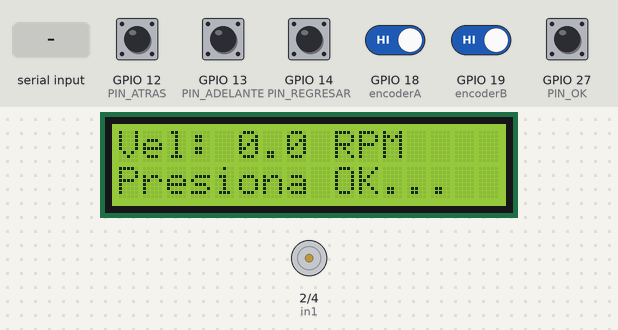
Bench run of a sketch on a simulated ESP32. Shown: 16×2 character LCD, motor-driver pin pairs drawn as motors (green arrow = first pin HIGH = forward, orange = second pin HIGH = backward, longer = more drive). The inputs (shaded band) are chosen by the test bench; at power-on: GPIO 12 (PIN_ATRAS), GPIO 13 (PIN_ADELANTE), GPIO 14 (PIN_REGRESAR), GPIO 18 (encoderA), GPIO 19 (encoderB), GPIO 27 (PIN_OK) HIGH. WiFi joins after 1.5 s; servers stay silent unless stated; the Firebase database answers and starts empty; what the sketch prints to the serial monitor is not drawn.

Above: at 3.2 s.
3.3 s: GPIO 27 (PIN_OK) pulled LOW for 1 s
At 5.2 s:
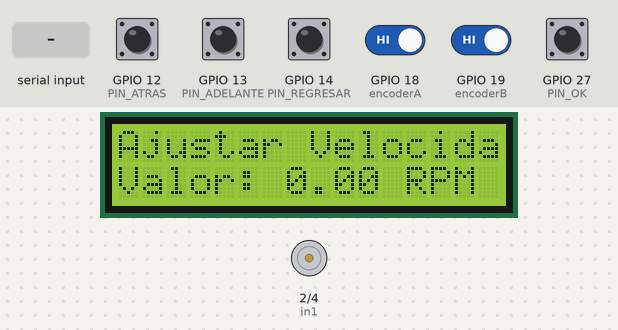
5.8 s: "90,45,200\n" received over Serial
At 7.3 s:
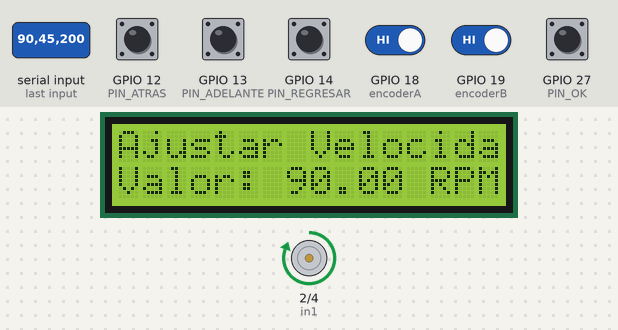
7.6 s: GPIO 14 (PIN_REGRESAR) pulled LOW for 0.25 s
At 9.4 s:
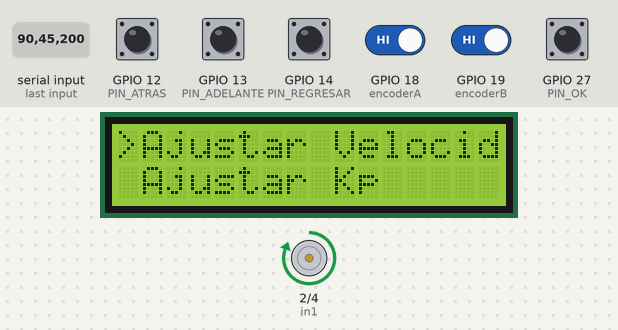
9.7 s: GPIO 12 (PIN_ATRAS) pulled LOW for 1 s
At 11.9 s:
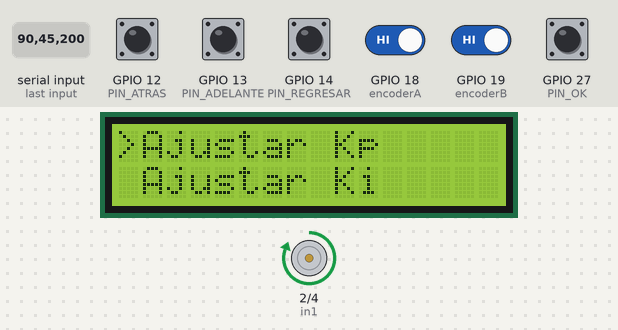
12.2 s: GPIO 27 (PIN_OK) pulled LOW for 0.25 s
At 13.3 s:
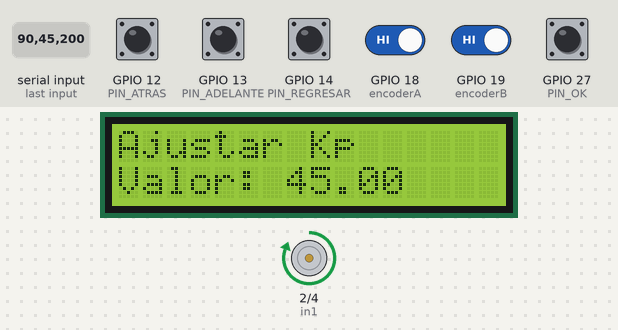
14.0 s: GPIO 13 (PIN_ADELANTE) pulled LOW for 1 s
At 16.1 s:
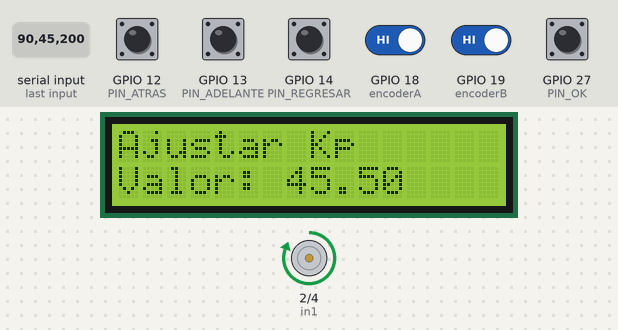
Timing chart, 0 to 17.5 s (numbered marks = the images above; inputs shaded):
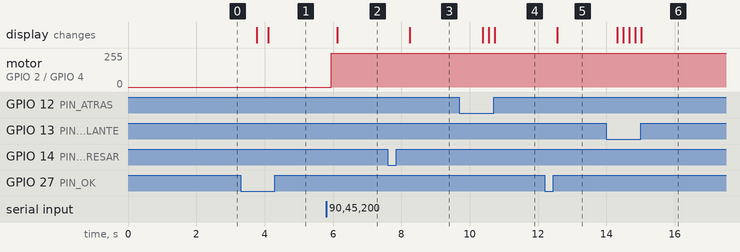

The sketch:

final_brian_pro_firebase.ino
```cpp
#include <Wire.h>
#include <LiquidCrystal_I2C.h>
#include <WiFi.h>
#include <FirebaseESP32.h>

LiquidCrystal_I2C lcd(0x27, 16, 2);

// Pines de botones (conectados a GND, usan INPUT_PULLUP)
const int PIN_ADELANTE = 13;
const int PIN_ATRAS = 12;
const int PIN_REGRESAR = 14;
const int PIN_OK = 27;

// Pines del encoder y motor
const int encoderA = 18;
const int encoderB = 19;
const int in1 = 2;
const int in2 = 4;

const int pwmFreq = 5000;
const int pwmResolution = 8;

volatile int Np = 0; // Pulsos del encoder
int lastNp = 0;
float th = 0;
float w = 0;
const float R = 1.0 / 732; // Revoluciones/pulso

unsigned long lastTime = 0;

// Parámetros del controlador PI
float kp = 0.5, ki = 0.15;
float e = 0, inte = 0;
float PWM = 0;
float w_des = 0;  // En rev/s
float w_de = 0;  // En rev/m

String consigna;
// HMI
enum Estado {
  MENU_INICIO,
  MENU_PRINCIPAL,
  AJUSTAR_VEL,
  AJUSTAR_KP,
  AJUSTAR_KI,
  VER_VEL              // NUEVO ESTADO
};

Estado estado = MENU_INICIO;
int opcionActual = 0;

const int NUM_OPCIONES = 4;
String opciones[NUM_OPCIONES] = {
  "Ajustar Velocidad",
  "Ajustar Kp",
  "Ajustar Ki",
  "Ver velocidad"
};

///// BASE DE DATOS

#define WIFI_SSID "iPhone de Jimena"
#define WIFI_PASSWORD "HolaBola"
#define FIREBASE_AUTH "AIzaSyCEY1RBR5RWlt9i9w4F74V6nV-DjMblwFU"
#define FIREBASE_HOST "https://final-iva-default-rtdb.firebaseio.com"

FirebaseData fbdo;
FirebaseAuth auth;
FirebaseConfig config;

bool firebaseReady = false;

// === Firebase ===
void actualizarFirebase() {
  if (!firebaseReady) {
    Serial.println("Firebase no está listo para escribir.");
    return;
  }

  if (Firebase.setFloat(fbdo, "/jets/RPM", w_des*60)) {
    Serial.print("RPM guardado: "); Serial.println(w_des*60);
  } else {
    Serial.print("Error al guardar RPM: "); Serial.println(fbdo.errorReason());
  }

  if (Firebase.setFloat(fbdo, "/jets/KP", kp)) {
    Serial.print("KP guardado: "); Serial.println(kp);
  } else {
    Serial.print("Error al guardar KP: "); Serial.println(fbdo.errorReason());
  }

  if (Firebase.setFloat(fbdo, "/jets/KI", ki)) {
    Serial.print("KI guardado: "); Serial.println(ki);
  } else {
    Serial.print("Error al guardar KI: "); Serial.println(fbdo.errorReason());
  }
}

void leerFirebase() {
  if (!firebaseReady) {
    Serial.println("Firebase no está listo para leer.");
    return;
  }

  if (Firebase.getFloat(fbdo, "/jets/RPM")) {
    w_des = fbdo.floatData()/60;
    Serial.print("RPM leído: "); Serial.println(w_des*60);
  } else {
    Serial.print("Error al leer RPM: "); Serial.println(fbdo.errorReason());
  }

  if (Firebase.getFloat(fbdo, "/jets/KP")) {
    kp = fbdo.floatData();
    Serial.print("KP leído: "); Serial.println(kp);
  } else {
    Serial.print("Error al leer KP: "); Serial.println(fbdo.errorReason());
  }

  if (Firebase.getFloat(fbdo, "/jets/KI")) {
    ki = fbdo.floatData();
    Serial.print("KI leído: "); Serial.println(ki);
  } else {
    Serial.print("Error al leer KI: "); Serial.println(fbdo.errorReason());
  }
}


// ===================== FUNCIONES LCD ===========================
void mostrarInicio() {
  lcd.clear();
  lcd.setCursor(0, 0);
  lcd.print("Vel: ");
  lcd.print(w_des * 60, 1);  // Mostrar en RPM
  lcd.print(" RPM");

  lcd.setCursor(0, 1);
  lcd.print("Presiona OK...");
}

void mostrarMenu() {
  lcd.clear();
  lcd.setCursor(0, 0);
  lcd.print(">");
  lcd.print(opciones[opcionActual]);

  int siguiente = (opcionActual + 1) % NUM_OPCIONES;
  lcd.setCursor(0, 1);
  lcd.print(" ");
  lcd.print(opciones[siguiente]);
}

void mostrarAjuste(String etiqueta, float valor, String unidad) {
  lcd.clear();
  lcd.setCursor(0, 0);
  lcd.print(etiqueta);
  lcd.setCursor(0, 1);
  lcd.print("Valor: ");
  lcd.print(valor, 2);
  lcd.print(" ");
  lcd.print(unidad);
}

// ===================== INTERRUPCIONES ===========================
void IRAM_ATTR CH_A() {
  if (digitalRead(encoderB) == HIGH)
    Np++;
  else
    Np--;
}

void IRAM_ATTR CH_B() {
  if (digitalRead(encoderA) == LOW)
    Np++;
  else
    Np--;
}

void mostrarVelocidad() {
  lcd.clear();
  lcd.setCursor(0, 0);
  lcd.print("Vel: ");
  lcd.print(w * 60, 1);

  lcd.setCursor(0, 1);
  lcd.print("Error: ");
  lcd.print(((w_des-w)*60.0f), 2);

}


// ===================== SETUP ===========================
void setup() {
  Serial.begin(115200);
  lcd.init();
  lcd.backlight();

  // Encoder
  pinMode(encoderA, INPUT_PULLUP);
  pinMode(encoderB, INPUT_PULLUP);
  attachInterrupt(digitalPinToInterrupt(encoderA), CH_A, RISING);
  attachInterrupt(digitalPinToInterrupt(encoderB), CH_B, RISING);

  // Motor
  pinMode(in1, OUTPUT);
  pinMode(in2, OUTPUT);
  // PWM
  ledcAttach(in1, pwmFreq, pwmResolution);
  ledcAttach(in2, pwmFreq, pwmResolution);
  // Botones
  pinMode(PIN_ADELANTE, INPUT_PULLUP);
  pinMode(PIN_ATRAS, INPUT_PULLUP);
  pinMode(PIN_REGRESAR, INPUT_PULLUP);
  pinMode(PIN_OK, INPUT_PULLUP);

  mostrarInicio();

  //Base de datos
    WiFi.begin(WIFI_SSID, WIFI_PASSWORD);
  Serial.print("Conectando a WiFi");
  while (WiFi.status() != WL_CONNECTED) {
    Serial.print(".");
    delay(500);
  }
  Serial.println("\nWiFi conectado");

  // Configuración Firebase
  config.api_key = FIREBASE_AUTH;
  config.database_url = FIREBASE_HOST;

  Firebase.reconnectWiFi(true);

  Firebase.begin(&config, &auth);

  // Autenticación anónima
  if (Firebase.signUp(&config, &auth, "", "")) {
    Serial.println("Autenticación anónima exitosa");
    firebaseReady = true;
  } else {
    Serial.print("Error de autenticación: ");
    Serial.println(config.signer.signupError.message.c_str());
  }

  // Solo si todo salió bien
  if (firebaseReady) {
    leerFirebase();
  }
}

// ===================== LOOP ===========================
void loop() {
  // ========== Control PI ==========
   if (Serial.available() > 0) {
    consigna = Serial.readStringUntil('\n');
    consigna.trim();  // Eliminar espacios y saltos de línea

    int coma1 = consigna.indexOf(',');
    int coma2 = consigna.indexOf(',', coma1 + 1);

    if (coma1 == -1) {
      // Solo contiene el setpoint
      w_des = (consigna.toFloat())/60;
    } else {
      // Extraer setpoint, kp, kd, ki
      w_des = (consigna.substring(0, coma1).toFloat())/60;
      kp = consigna.substring(coma1 + 1, coma2).toFloat();
      ki = consigna.substring(coma2 + 1).toFloat();
    }
  }
  unsigned long now = micros();
  float dt = (now - lastTime) * 1e-6;
  if (dt >= 0.01) { // cada 10ms
    lastTime = now;

    th = R * Np;
    w = (Np - lastNp) * R / dt;  // rev/s
    lastNp = Np;

    e = (w_des * 400) - w;
    inte += e * dt;
    inte = constrain(inte, -5, 5);
    PWM = kp * e + ki * inte;
    PWM = constrain(PWM, -255, 255);

    if (PWM > 0) {
      ledcWrite(in1, abs(PWM));
      ledcWrite(in2, 0);
    } else {
      ledcWrite(in1, 0);
      ledcWrite(in2, abs(PWM));
    }

  }

  // ========== Interfaz HMI ==========
  bool adelante = digitalRead(PIN_ADELANTE) == LOW;
  bool atras = digitalRead(PIN_ATRAS) == LOW;
  bool regresar = digitalRead(PIN_REGRESAR) == LOW;
  bool ok = digitalRead(PIN_OK) == LOW;

  delay(150);  // Debounce

  switch (estado) {
    case MENU_INICIO:
    mostrarInicio();  // Actualiza la pantalla
     if (ok) {
     estado = MENU_PRINCIPAL;
     mostrarMenu();
  }
  break;


    case MENU_PRINCIPAL:
      if (adelante) {
        opcionActual = (opcionActual + 1) % NUM_OPCIONES;
        mostrarMenu();
      } else if (atras) {
        opcionActual = (opcionActual - 1 + NUM_OPCIONES) % NUM_OPCIONES;
        mostrarMenu();
      } else if (ok) {
        if (opcionActual == 0) estado = AJUSTAR_VEL;
        else if (opcionActual == 1) estado = AJUSTAR_KP;
        else if (opcionActual == 2) estado = AJUSTAR_KI;
        else if (opcionActual == 3) {
      estado = VER_VEL;
      mostrarVelocidad();
}
      }


      break;

    case AJUSTAR_VEL:
      if (adelante) w_des += 1.0 / 60.0;  // Aumenta 1 RPM
      else if (atras) w_des = max(0.0f, w_des - 1.0f / 60.0f);
      else if (regresar) {
        actualizarFirebase();  // después de cambiar kp, ki o w_des
        estado = MENU_PRINCIPAL;
        mostrarMenu();
        return;
      }
      mostrarAjuste("Ajustar Velocidad", w_des * 60, "RPM");
      break;

    case AJUSTAR_KP:
      if (adelante) kp += 0.1;
      else if (atras) kp = max(0.0f, kp - 0.1f);
      else if (regresar) {
        actualizarFirebase();  // después de cambiar kp, ki o w_des
        estado = MENU_PRINCIPAL;
        mostrarMenu();
        return;
      }
      mostrarAjuste("Ajustar Kp", kp, "");
      break;

    case AJUSTAR_KI:
      if (adelante) ki += 0.1;
      else if (atras) ki = max(0.0f, ki - 0.1f);
      else if (regresar) {
        actualizarFirebase();  // después de cambiar kp, ki o w_des
        estado = MENU_PRINCIPAL;
        mostrarMenu();
        return;
      }
      mostrarAjuste("Ajustar Ki", ki, "");
      break;

    case VER_VEL:
     if (regresar) {
      estado = MENU_PRINCIPAL;
    mostrarMenu();
    return;
     }
    mostrarVelocidad();
    break;

  }

  // Leer firebase solo cuando NO está en los modos de ajuste
static unsigned long lastFirebaseRead = 0;
if (millis() - lastFirebaseRead > 3000) {
  if (estado != AJUSTAR_VEL && estado != AJUSTAR_KP && estado != AJUSTAR_KI) {
    leerFirebase();
  }
  lastFirebaseRead = millis();
}


}
```

Measured:
- after the input at 3.3 s, the display: first changes after 0.48 s (image 1 shows a later state)
- after the input at 5.8 s, motor on GPIO 2 (in1) / GPIO 4 (in2): stopped → forward 255/255 after 0.15 s; the display: changes after 0.33 s (image 2)
- after the input at 7.6 s, the display: changes after 0.64 s (image 3)
- after the input at 9.7 s, the display: first changes after 0.68 s (image 4 shows a later state)
- after the input at 12.2 s, the display: changes after 0.36 s (image 5)
- after the input at 14.0 s, the display: first changes after 0.31 s (image 6 shows a later state)
